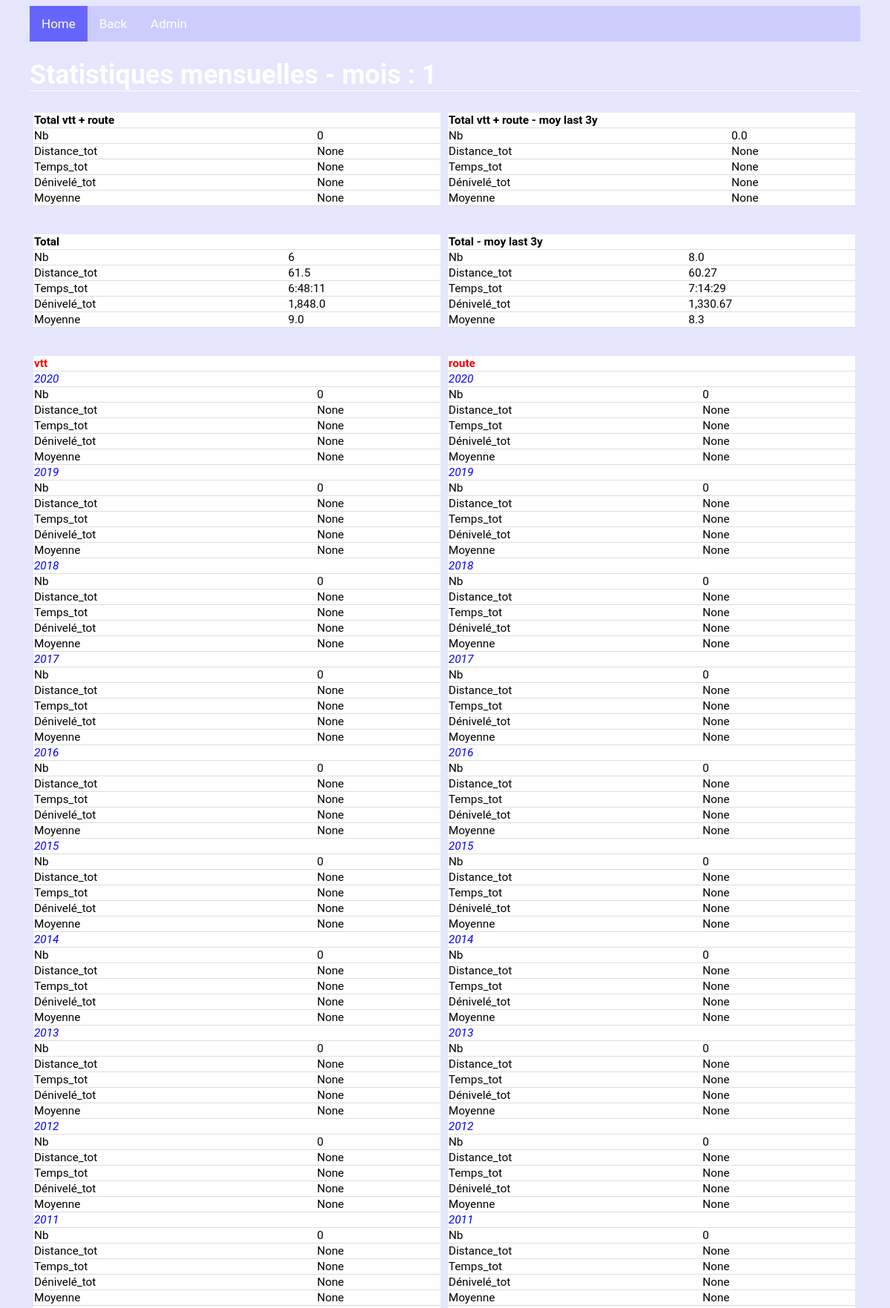
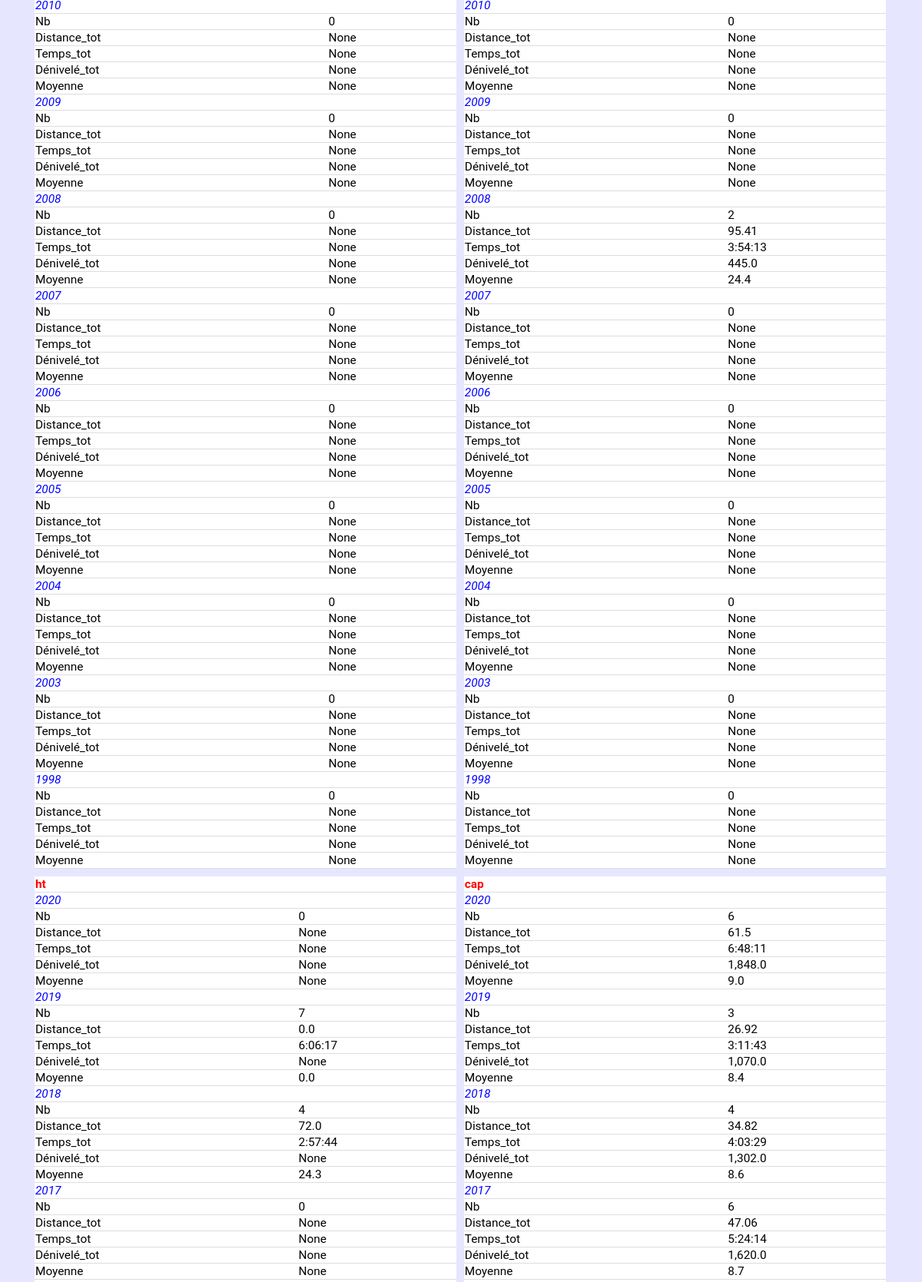
The page /biketours/stat/month/1/ (upper part) on the database its author committed (2 pictures, top to bottom).
### biketours/models.py (models this page shows, shortened)
class Type(models.Model):
    Type = models.CharField(max_length=250, default=None)
    Descriptif = models.CharField(max_length=1000, default=None, blank=True, null=True)

### biketours/views.py (the view)
# urls.py: re_path(r"^stat/month/(?P<mth_id>[0-9]+)/$", views.stat_month, name="stat_month"),
def stat_month(request, mth_id):
    data_y = Perfo.objects.filter(Date__month=mth_id)
    stat_comp=comp_any(data_y)
    stat_comp_all=comp_any(data_y, restr=False)
    stat_comp_act_y = dict()
    for t in Type.objects.values_list("pk", flat=True) :
        tours = BikeTour.objects.filter(Type=t).values_list('id', flat=True).order_by('id')
        data_comp_y = data_y.filter(Refparcours__in = tours)
        tmp=dict()
        for y in Perfo.objects.dates("Date", "year", order="DESC") :
            data_comp_act_y = data_comp_y.filter(Date__year=y.year)
            tmp[y.year]= agrperfo(data_comp_act_y, stat="sum")
        stat_comp_act_y[Type.objects.get(pk=t).Type] = tmp
    context={
             "stat_comp_act":stat_comp["act"],
             "stat_comp_act_last":stat_comp["last"],
             "stat_comp_all_act":stat_comp_all["act"],
             "stat_comp_all_act_last":stat_comp_all["last"],
             "stat_comp_act_y":stat_comp_act_y,
             "mth_id":mth_id}
    return render(request, "biketours/stat_month.html", context)

### biketours/views.py (called while the page is built)
def fmt_dct(k, v):  # formatage des résultats agrégés (Nb, Distance_totale/moy, Temps_total/moy, Dénivelé_total/moy)
    if v is None:
        return(v)
    elif re.search("Nb", k) and v is not None:
        return(round(v,0))
    elif re.search("Moy", k) and v is not None:
        return(round(v,1))
    elif (re.search("Distance",k) or re.search("Dénivelé", k)) and v is not None:
        return(format(round(v,2), ","))
    elif re.search("Temps",k) and v is not None:
        s = v.total_seconds()
        hours = s // 3600
        minutes = (s % 3600) // 60
        seconds = s % 60
        return(str(int(hours))+ ":" + str(int(minutes)).zfill(2) + ":" + str(int(seconds))).zfill(2)

def v_moy(qset, suffix): # suffix à introduire manuellement (string)
    if (qset["Distance"+suffix] is None or qset["Temps"+suffix] is None) :
        vmoy=None
    else :
        vmoy=qset["Distance"+suffix]/qset["Temps"+suffix].total_seconds()*3600
    return(vmoy)

def comp_any(qset, y=None, restr=True): # autres comparaisons, comp gérée lors de la création de qset !
    if y is None:
        dt=datetime.date.today()
    else:
        dt=datetime.date(int(y),1,1)
    data_comp = qset
    if restr:
        tours = BikeTour.objects.filter(Type__in=[1, 2]).values_list('id', flat=True)
    else:
        tours = BikeTour.objects.values_list('id', flat=True)
    stat_comp_act=agrperfo(data_comp.filter(Q(Date__year=dt.year)&Q(Refparcours__in = tours)), stat="sum")
    stat_comp_act_last=agrperfo(data_comp.filter(Q(Date__year__gte=(dt.year-3))&Q(Date__year__lt=dt.year)&Q(Refparcours__in = tours)), stat="avg_sub",  div=3)
    stat_comp = {"dt":dt,
                 "act":stat_comp_act,
                 "last":stat_comp_act_last,
                 "data":data_comp}
    return(stat_comp)

### biketours/templates/biketours/stat_month.html (shortened to what this page needs)
{% extends 'biketours/base.html' %}
{% block content %}
<h1> Statistiques mensuelles - mois : {{mth_id}} </h1>
{% if stat_comp_act %}
<div class="row">
	<div class="col_2">
	<table>
		<tr>
			<th colspan="2">Total vtt + route</th>
		</tr>
		{% for k,v in stat_comp_act.items %}
		<tr>
			<td>{{k}} </td>
			<td>{{v}} </td>
		</tr>
		{% endfor %}
	</table>
	</div>
	<div class="col_2">
	<table>
		<tr>
			<th colspan="2">Total vtt + route - moy last 3y</th>
		</tr>
		{% for k,v in stat_comp_act_last.items %}
		<tr>
			<td>{{k}} </td>
			<td>{{v}} </td>
		</tr>
		{% endfor %}
	</table>
	</div>
</div>
<div class="row">
	<div class="col_2">
	<table>
		<tr>
			<th colspan="2">Total</th>
		</tr>
		{% for k,v in stat_comp_all_act.items %}
		<tr>
			<td>{{k}} </td>
			<td>{{v}} </td>
		</tr>
		{% endfor %}
	</table>
	</div>
	<div class="col_2">
	<table>
		<tr>
			<th colspan="2">Total - moy last 3y</th>
		</tr>
		{% for k,v in stat_comp_all_act_last.items %}
		<tr>
			<td>{{k}} </td>
			<td>{{v}} </td>
		</tr>
		{% endfor %}
	</table>
	</div>
</div>
{% endif %}
{% if stat_comp_act_y %}
	<div class="row">
	{% for a,b in stat_comp_act_y.items %}
	<div class="col_2">
	<table>
		<tr>
			<th class="title1", colspan="2">{{a}} </td>
		</tr>
		{% for c, d in b.items %}
		<tr>
			<td class="title2", colspan="2">{{c}} </td>
		</tr>
			{% for e, f in d.items %}
			<tr>
				<td>{{e}} </td>
				<td>{{f}} </td>
			</tr>
			{% endfor %}
		{% endfor %}
	</table>
	</div>
	{% endfor %}
	</div>
{% else %}
	<h1> WTF ? .... </h1>
{% endif %}
{% endblock %}

### biketours/static/biketours/mystyle.css (style rules this page uses)
table { width: 100%; border-bottom: 1px solid #ddd; border-collapse: collapse; text-align: left; background-color: white; font-size:80%; table-layout: auto; }
th, td { border-bottom: 1px solid #ddd; border-collapse: collapse; text-align: left; background-color: white; font-size:80%; }
h1 { color: white; font-size:150%; border-bottom: 1px solid white; }
.col_2 { float:left; width:49%; padding:5px; }
.row:after { content:""; display:table; clear:both; }
.title1 { color: red; font-weight: bold; }
.title2 { color: blue; font-style: italic; }

### rows shown on the page
Type: stat_comp_act_y "vtt"
Type: stat_comp_act_y "route"
Type: stat_comp_act_y "ht"
Type: stat_comp_act_y "cap"

### other values the page prints
{{ mth_id }} "1"
{{ k }} "Nb" "Distance_tot" "Temps_tot" "Dénivelé_tot" "Moyenne"
{{ v }} "0" "None" "None" "None" "None"
{{ v }} "0.0" "None" "None" "None" "None"
{{ v }} "6" "61.5" "6:48:11" "1,848.0" "9.0"
{{ v }} "8.0" "60.27" "7:14:29" "1,330.67" "8.3"
{{ c }} "2020" "2019" "2018" "2017" "2016" "2015" "2014" "2013" "2012" "2011" "2010" "2009" "2008" "2007" "2006" "2005" "2004" "2003" "1998" "2020" "2019" "2018" "2017" "2016" "2015" "2014" "2013" "2012" "2011" "2010" "2009" "2008" "2007" "2006" "2005" "2004" "2003" "1998" "2020" "2019" "2018" "2017" "2020" "2019" "2018" "2017"
{{ e }} "Nb" "Distance_tot" "Temps_tot" "Dénivelé_tot" "Moyenne" "Nb" "Distance_tot" "Temps_tot" "Dénivelé_tot" "Moyenne" "Nb" "Distance_tot" "Temps_tot" "Dénivelé_tot" "Moyenne" "Nb" "Distance_tot" "Temps_tot" "Dénivelé_tot" "Moyenne" "Nb" "Distance_tot" "Temps_tot" "Dénivelé_tot" "Moyenne" "Nb" "Distance_tot" "Temps_tot" "Dénivelé_tot" "Moyenne" "Nb" "Distance_tot" "Temps_tot" "Dénivelé_tot" "Moyenne" "Nb" "Distance_tot" "Temps_tot" "Dénivelé_tot" "Moyenne" "Nb" "Distance_tot" "Temps_tot" "Dénivelé_tot" "Moyenne" "Nb" "Distance_tot" "Temps_tot" "Dénivelé_tot" "Moyenne" "Nb" "Distance_tot" "Temps_tot" "Dénivelé_tot" "Moyenne" "Nb" "Distance_tot" "Temps_tot" "Dénivelé_tot" "Moyenne" "Nb" "Distance_tot" "Temps_tot" "Dénivelé_tot" "Moyenne" "Nb" "Distance_tot" "Temps_tot" "Dénivelé_tot" "Moyenne" "Nb" "Distance_tot" "Temps_tot" "Dénivelé_tot" "Moyenne" "Nb" "Distance_tot" "Temps_tot" "Dénivelé_tot" "Moyenne" "Nb" "Distance_tot" "Temps_tot" "Dénivelé_tot" "Moyenne" "Nb" "Distance_tot" "Temps_tot" "Dénivelé_tot" "Moyenne" "Nb" "Distance_tot" "Temps_tot" "Dénivelé_tot" "Moyenne" "Nb" "Distance_tot" "Temps_tot" "Dénivelé_tot" "Moyenne" "Nb" "Distance_tot" "Temps_tot" "Dénivelé_tot" "Moyenne" "Nb" "Distance_tot" "Temps_tot" "Dénivelé_tot" "Moyenne" "Nb" "Distance_tot" "Temps_tot" "Dénivelé_tot" "Moyenne" "Nb" "Distance_tot" "Temps_tot" "Dénivelé_tot" "Moyenne" "Nb" "Distance_tot" "Temps_tot" "Dénivelé_tot" "Moyenne" "Nb" "Distance_tot" "Temps_tot" "Dénivelé_tot" "Moyenne" "Nb" "Distance_tot" "Temps_tot" "Dénivelé_tot" "Moyenne" "Nb" "Distance_tot" "Temps_tot" "Dénivelé_tot" "Moyenne" "Nb" "Distance_tot" "Temps_tot" "Dénivelé_tot" "Moyenne" "Nb" "Distance_tot" "Temps_tot" "Dénivelé_tot" "Moyenne" "Nb" "Distance_tot" "Temps_tot" "Dénivelé_tot" "Moyenne" "Nb" "Distance_tot" "Temps_tot" "Dénivelé_tot" "Moyenne" "Nb" "Distance_tot" "Temps_tot" "Dénivelé_tot" "Moyenne" "Nb" "Distance_tot" "Temps_tot" "Dénivelé_tot" "Moyenne" "Nb" "Distance_tot" "Temps_tot" "Dénivelé_tot" "Moyenne" "Nb" "Distance_tot" "Temps_tot" "Dénivelé_tot" "Moyenne" "Nb" "Distance_tot" "Temps_tot" "Dénivelé_tot" "Moyenne" "Nb" "Distance_tot" "Temps_tot" "Dénivelé_tot" "Moyenne" "Nb" "Distance_tot" "Temps_tot" "Dénivelé_tot" "Moyenne" "Nb" "Distance_tot" "Temps_tot" "Dénivelé_tot" "Moyenne" "Nb" "Distance_tot" "Temps_tot" "Dénivelé_tot" "Moyenne" "Nb" "Distance_tot" "Temps_tot" "Dénivelé_tot" "Moyenne" "Nb" "Distance_tot" "Temps_tot" "Dénivelé_tot" "Moyenne" "Nb" "Distance_tot" "Temps_tot" "Dénivelé_tot" "Moyenne" "Nb" "Distance_tot" "Temps_tot" "Dénivelé_tot" "Moyenne" "Nb" "Distance_tot" "Temps_tot" "Dénivelé_tot" "Moyenne"
{{ f }} "0" "None" "None" "None" "None" "0" "None" "None" "None" "None" "0" "None" "None" "None" "None" "0" "None" "None" "None" "None" "0" "None" "None" "None" "None" "0" "None" "None" "None" "None" "0" "None" "None" "None" "None" "0" "None" "None" "None" "None" "0" "None" "None" "None" "None" "0" "None" "None" "None" "None" "0" "None" "None" "None" "None" "0" "None" "None" "None" "None" "0" "None" "None" "None" "None" "0" "None" "None" "None" "None" "0" "None" "None" "None" "None" "0" "None" "None" "None" "None" "0" "None" "None" "None" "None" "0" "None" "None" "None" "None" "0" "None" "None" "None" "None" "0" "None" "None" "None" "None" "0" "None" "None" "None" "None" "0" "None" "None" "None" "None" "0" "None" "None" "None" "None" "0" "None" "None" "None" "None" "0" "None" "None" "None" "None" "0" "None" "None" "None" "None" "0" "None" "None" "None" "None" "0" "None" "None" "None" "None" "0" "None" "None" "None" "None" "0" "None" "None" "None" "None" "0" "None" "None" "None" "None" "2" "95.41" "3:54:13" "445.0" "24.4" "0" "None" "None" "None" "None" "0" "None" "None" "None" "None" "0" "None" "None" "None" "None" "0" "None" "None" "None" "None" "0" "None" "None" "None" "None" "0" "None" "None" "None" "None" "0" "None" "None" "None" "None" "7" "0.0" "6:06:17" "None" "0.0" "4" "72.0" "2:57:44" "None" "24.3" "0" "None" "None" "None" "None" "6" "61.5" "6:48:11" "1,848.0" "9.0" "3" "26.92" "3:11:43" "1,070.0" "8.4" "4" "34.82" "4:03:29" "1,302.0" "8.6" "6" "47.06" "5:24:14" "1,620.0" "8.7"
